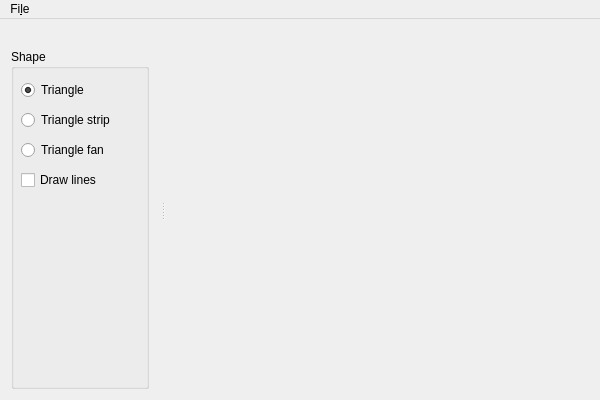
<?xml version="1.0" encoding="UTF-8"?>
<ui version="4.0">
 <class>MainWindow</class>
 <widget class="QMainWindow" name="MainWindow">
  <property name="geometry">
   <rect>
    <x>0</x>
    <y>0</y>
    <width>600</width>
    <height>400</height>
   </rect>
  </property>
  <property name="windowTitle">
   <string>Lab 1 - OpenGL Basics</string>
  </property>
  <widget class="QWidget" name="centralWidget"/>
  <widget class="QMenuBar" name="menuBar">
   <property name="geometry">
    <rect>
     <x>0</x>
     <y>0</y>
     <width>600</width>
     <height>25</height>
    </rect>
   </property>
   <widget class="QMenu" name="menuFile">
    <property name="title">
     <string>Fi&amp;le</string>
    </property>
    <addaction name="actionQuit"/>
   </widget>
   <addaction name="menuFile"/>
  </widget>
  <widget class="QDockWidget" name="settingsDock">
   <property name="minimumSize">
    <size>
     <width>160</width>
     <height>211</height>
    </size>
   </property>
   <property name="features">
    <set>QDockWidget::DockWidgetMovable</set>
   </property>
   <attribute name="dockWidgetArea">
    <number>1</number>
   </attribute>
   <widget class="QWidget" name="settingsDockContent">
    <property name="autoFillBackground">
     <bool>false</bool>
    </property>
    <layout class="QVBoxLayout" name="settingsLayout">
     <item>
      <widget class="QGroupBox" name="shapeGroupBox">
       <property name="title">
        <string>Shape</string>
       </property>
       <widget class="QRadioButton" name="shapeTriangle">
        <property name="geometry">
         <rect>
          <x>10</x>
          <y>30</y>
          <width>140</width>
          <height>22</height>
         </rect>
        </property>
        <property name="text">
         <string>Triangle</string>
        </property>
        <property name="checked">
         <bool>true</bool>
        </property>
       </widget>
       <widget class="QRadioButton" name="shapeTriangleFan">
        <property name="geometry">
         <rect>
          <x>10</x>
          <y>90</y>
          <width>140</width>
          <height>22</height>
         </rect>
        </property>
        <property name="text">
         <string>Triangle fan</string>
        </property>
       </widget>
       <widget class="QRadioButton" name="shapeTriangleStrip">
        <property name="geometry">
         <rect>
          <x>10</x>
          <y>60</y>
          <width>140</width>
          <height>22</height>
         </rect>
        </property>
        <property name="text">
         <string>Triangle strip</string>
        </property>
       </widget>
       <widget class="QCheckBox" name="linesEnabled">
        <property name="enabled">
         <bool>true</bool>
        </property>
        <property name="geometry">
         <rect>
          <x>10</x>
          <y>120</y>
          <width>151</width>
          <height>22</height>
         </rect>
        </property>
        <property name="text">
         <string>Draw lines</string>
        </property>
        <property name="checked">
         <bool>false</bool>
        </property>
       </widget>
      </widget>
     </item>
    </layout>
   </widget>
  </widget>
  <action name="actionQuit">
   <property name="text">
    <string>&amp;Quit</string>
   </property>
   <property name="shortcut">
    <string>Ctrl+Q</string>
   </property>
  </action>
 </widget>
 <layoutdefault spacing="6" margin="11"/>
 <resources/>
 <connections>
  <connection>
   <sender>actionQuit</sender>
   <signal>triggered()</signal>
   <receiver>MainWindow</receiver>
   <slot>close()</slot>
   <hints>
    <hint type="sourcelabel">
     <x>-1</x>
     <y>-1</y>
    </hint>
    <hint type="destinationlabel">
     <x>299</x>
     <y>199</y>
    </hint>
   </hints>
  </connection>
 </connections>
</ui>
